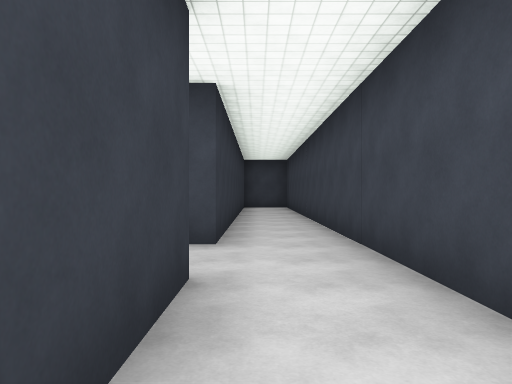
View 1 (above)

22 first-person views from a walk through a Unity game level. The camera is 1.4 m above the floor, looks level and sees 70° across. Doors are open. The floor is counted in squares, 2.4 m on a side. Each view is taken from the middle of a square. On the plan, view 1 faces up. The plan holds only what a view shows up to about 10 squares ahead; the rest is blank. The place goes on beyond the plan. The player character is not drawn. Surface patterns are stand-ins for the level's own textures.

View 2
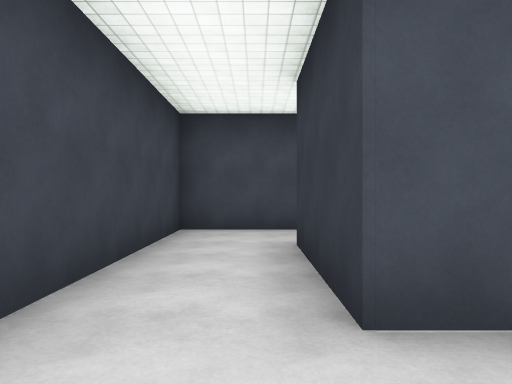

View 3
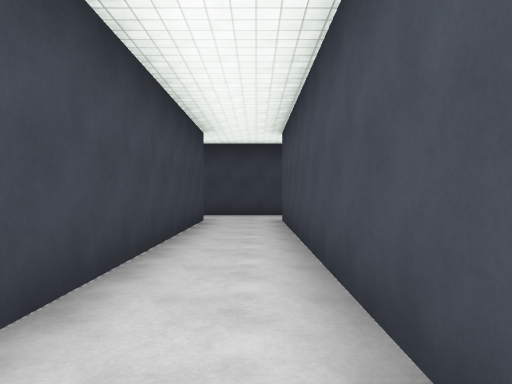

View 4
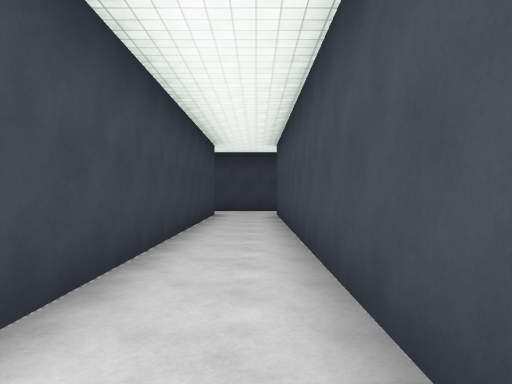

View 5
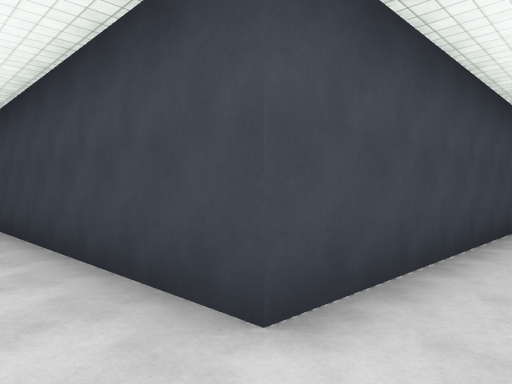

View 6
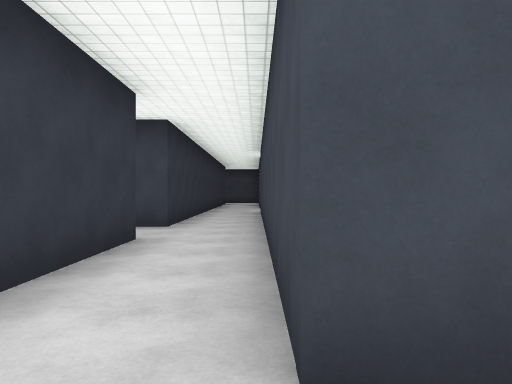

View 7
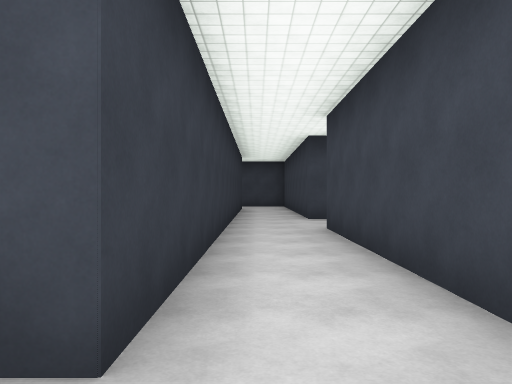

View 8
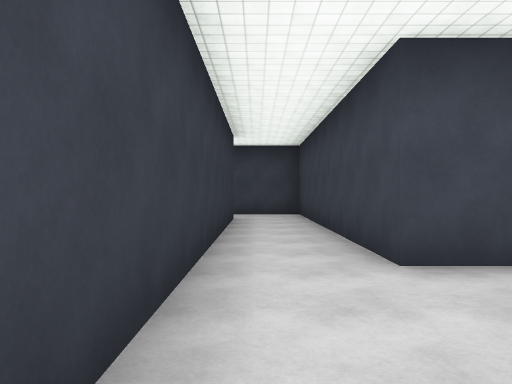

View 9
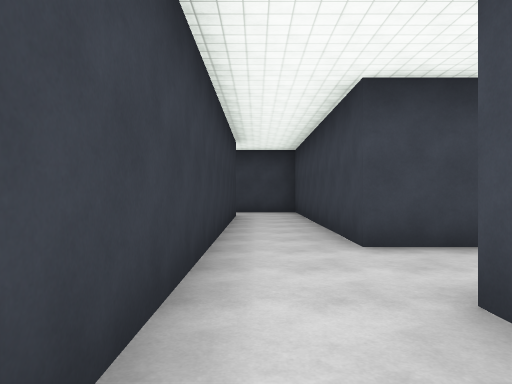

View 10
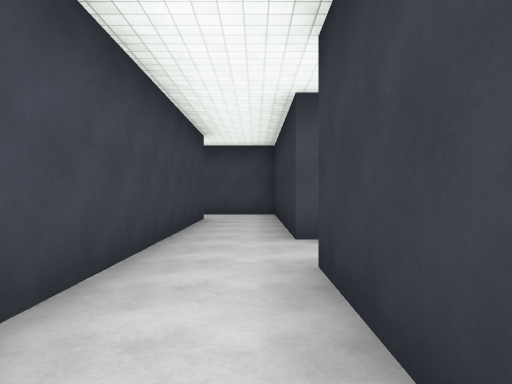

View 11
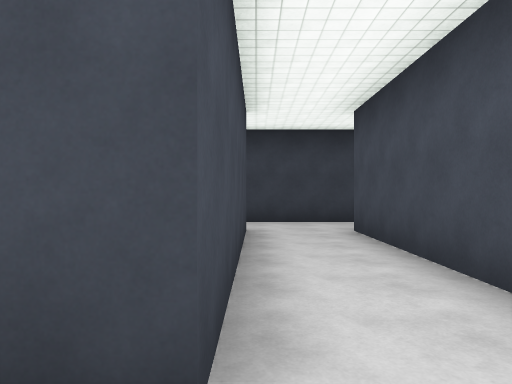

View 12
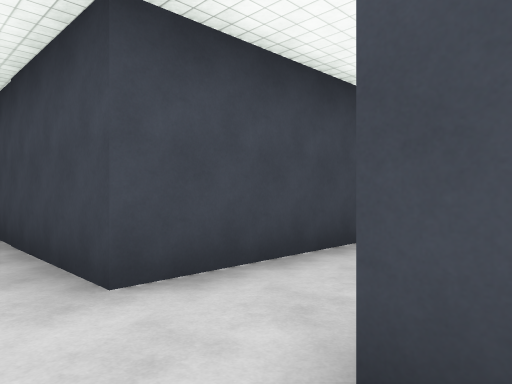

View 13
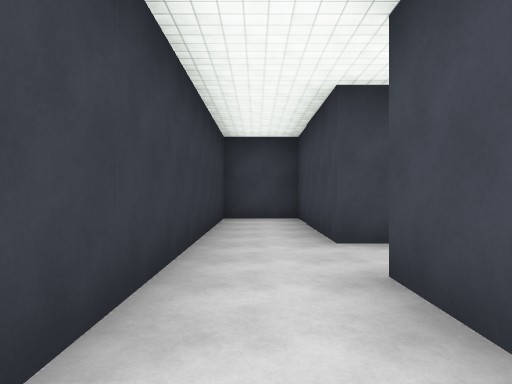

View 14
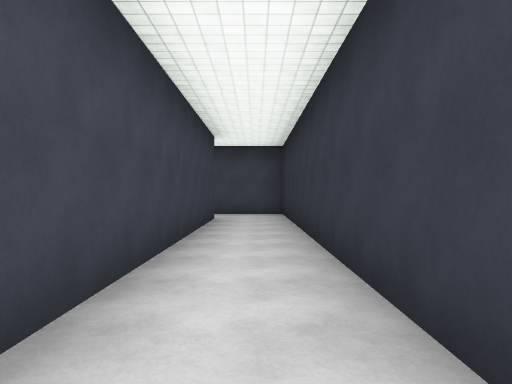

View 15
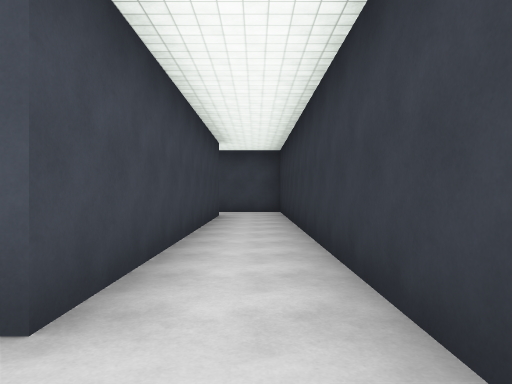

View 16
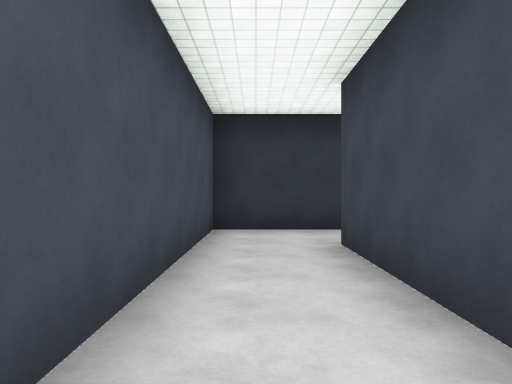

View 17
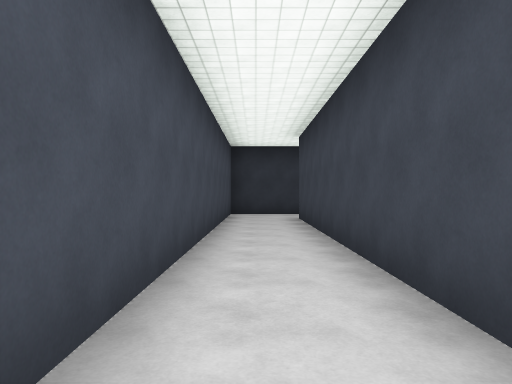

View 18
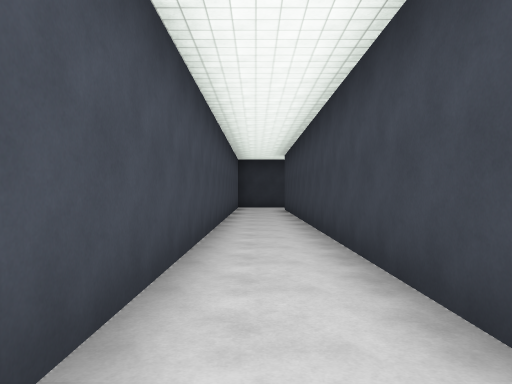

View 19
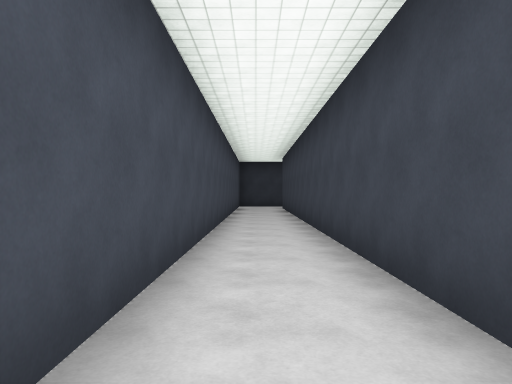

View 20
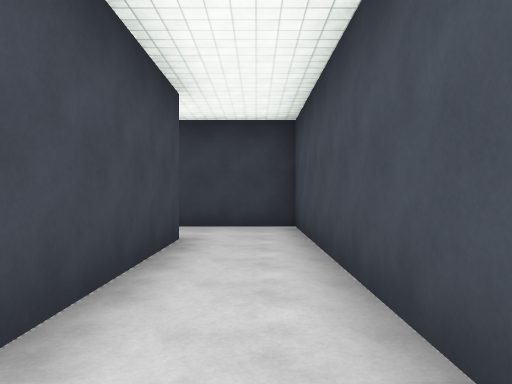

View 21
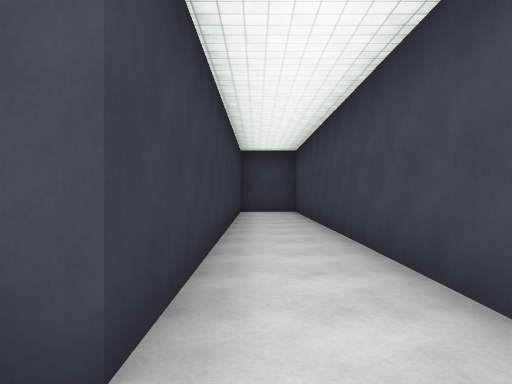

View 22
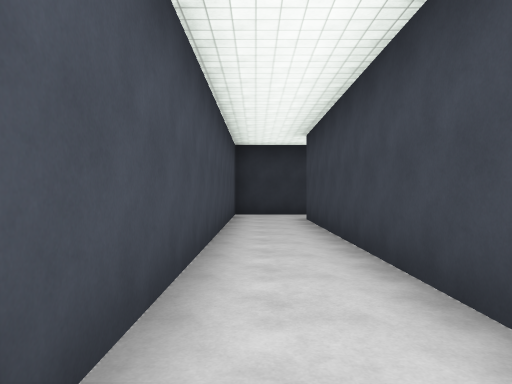

### Floor plan
Points are (right, up) in squares from view 1. A wall is a line through its corners. A room is listed if a view was taken in it or the views show most of it. See-through windows are left out.
Room 1 (views 1, 16, 17, 18, 19, 20)
walls: (-0.4, 2.5) (-0.4, 0) (-15.1, 0); (-15.5, -1.7) (1.2, -1.7) (1.2, 2.5)
ways out: opening at (0, 2) to room 2; opening at (-15, -1) to room 6
Room 2 (views 2, 3, 6, 21, 22)
walls: (1.2, 2.5) (1.2, 9.9); (-9.5, 2.5) (-0.4, 2.5); (-0.4, 12.9) (-0.4, 4.1) (-8.9, 4.1)
ways out: opening at (0, 2) to room 1; opening at (-9, 3) to room 3
Room 3 (views 4, 5)
walls: (-8.9, 4.1) (-8.9, 7.5); (-10.5, 7.5) (-10.5, 2.5) (-9.5, 2.5)
ways out: opening at (-9, 3) to room 2; opening at (-10, 7) to room 4
Room 4 (views 7, 8, 9, 10)
walls: (-8.9, 7.5) (-8.9, 13.9); (-10.5, 13.5) (-10.5, 9.1) (-15.1, 9.1); (-15.1, 7.5) (-10.5, 7.5)
ways out: opening at (-10, 7) to room 3; opening at (-15, 8) to room 5; opening at (-10, 13) to room 7
Room 5 (views 11, 14, 15)
walls: (-15.1, 9.1) (-15.1, 13) (-16.7, 13) (-16.7, 7.5)
ways out: opening at (-15, 8) to room 4; opening at (-16, 7) to room 6
Room 6 (views 12, 13)
walls: (-15.1, 0) (-15.1, 7.5); (-16.7, 7.5) (-16.7, -1.7) (-15.5, -1.7)
ways out: opening at (-15, -1) to room 1; opening at (-16, 7) to room 5
Room 7 (no view inside)
walls: (-8.9, 15.9) (-8.9, 21.6); (-10.5, 20.9) (-10.5, 13.5)
ways out: opening at (-10, 13) to room 4; opening at (-10, 21); opening at (-8, 15)

Where each view was taken, in squares from view 1:
view 1: 0 up, 0 right, facing up
view 2: 4 up, 0 right, facing down
view 3: 3 up, 8 left, facing right
view 4: 3 up, 10 left, facing right
view 5: 3 up, 10 left, facing up-right
view 6: 3 up, 9 left, facing up
view 7: 8 up, 10 left, facing up
view 8: 13 up, 10 left, facing up
view 9: 12 up, 10 left, facing up
view 10: 12 up, 10 left, facing down
view 11: 9 up, 16 left, facing right
view 12: 7 up, 16 left, facing up-right
view 13: 5 up, 16 left, facing up
view 14: 8 up, 16 left, facing down
view 15: 9 up, 16 left, facing down
view 16: 1 down, 11 left, facing left
view 17: 1 down, 7 left, facing left
view 18: 1 down, 3 left, facing left
view 19: 1 down, 2 left, facing left
view 20: 1 down, 5 left, facing right
view 21: 3 up, 0 right, facing up
view 22: 3 up, 1 left, facing left
